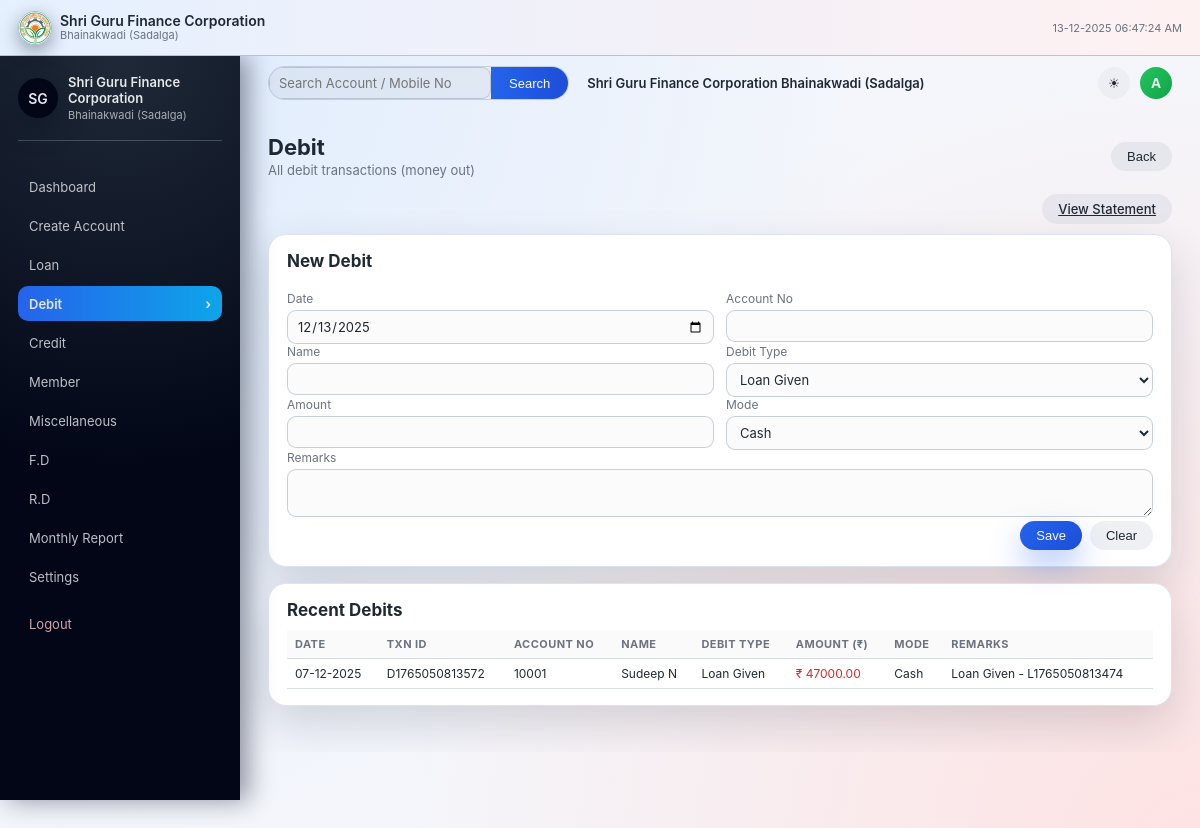
/debit (signed in), run on an earlier commit of the app's database.
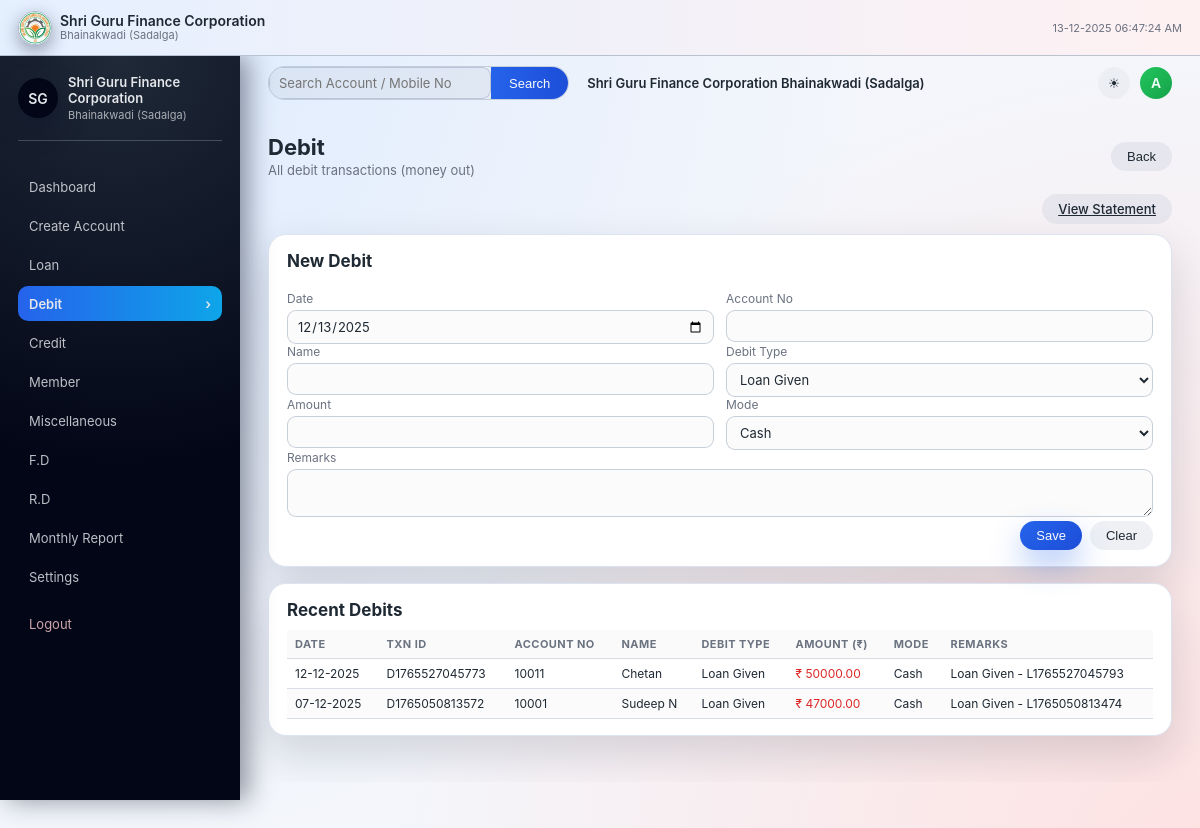
And on a later commit of the database.
### app.py (models this page shows)
class Debit(db.Model):
    id = db.Column(db.Integer, primary_key=True)
    transaction_id = db.Column(db.String(20), unique=True, nullable=False)
    date = db.Column(db.Date, default=date.today)
    account_no = db.Column(db.String(20), nullable=True)
    name = db.Column(db.String(120), nullable=True)
    debit_type = db.Column(db.String(50), nullable=False)
    amount = db.Column(db.Float, nullable=False)
    mode = db.Column(db.String(20), nullable=False)  # Cash / Transfer / Other
    remarks = db.Column(db.Text, nullable=True)

### app.py (the view, shortened to what this page needs)
@app.route("/debit", methods=["GET", "POST"])
@login_required
def debit():
    debits = Debit.query.order_by(Debit.date.desc(), Debit.id.desc()).limit(20).all()
    return render_template("debit.html", debits=debits)

### app.py (called while the page is built)
def login_required(view_func):
    from functools import wraps
    @wraps(view_func)
    def wrapped(*args, **kwargs):
        if "user_id" not in session:
            return redirect(url_for("login"))
        return view_func(*args, **kwargs)
    return wrapped

@app.context_processor
def inject_now():
    return {
        "now": datetime.utcnow(),
        "bank_name": "Shri Guru Finance Corporation Bhainakwadi (Sadalga)",
    }

### templates/debit.html (shortened to what this page needs)
{% extends "base.html" %}
{% block content %}
<div class="page-header">
    <div>
        <h2>Debit</h2>
        <p class="page-subtitle">All debit transactions (money out)</p>
    </div>
    <button type="button" class="btn-secondary no-print" onclick="window.history.back()">Back</button>
</div>
<div class="page-tools no-print">
    <a href="{{ url_for('debit_statement') }}" class="btn-secondary">View Statement</a>
</div>
<div class="card form-grid">
    <h3>New Debit</h3>
    <form method="post">
        <div class="form-row">
            <label>Date
                <input type="date" name="date" value="{{ now.date() }}">
            </label>
            <label>Account No
                <input type="text" name="account_no" id="debit-account-no" required>
            </label>
        </div>
        <div class="form-row">
            <label>Name
    <input type="text" name="name" data-member-name="1" readonly>
</label>
            <label>Debit Type
                <select name="debit_type">
                    <option>Loan Given</option>
                </select>
            </label>
        </div>
        <div class="form-row">
            <label>Amount
                <input type="number" name="amount" step="0.01" required>
            </label>
            <label>Mode
                <select name="mode">
                    <option>Cash</option>
                </select>
            </label>
        </div>
        <div class="form-row">
            <label>Remarks
                <textarea name="remarks" rows="2"></textarea>
            </label>
        </div>
        <div class="form-actions">
            <button type="submit" class="btn-primary">Save</button>
            <button type="reset" class="btn-secondary">Clear</button>
        </div>
    </form>
</div>
<div class="card table-card">
    <h3>Recent Debits</h3>
    <div class="table-wrapper">
        <table>
            <thead>
            <tr>
                <th>Date</th>
                <th>Txn ID</th>
                <th>Account No</th>
                <th>Name</th>
                <th>Debit Type</th>
                <th>Amount (₹)</th>
                <th>Mode</th>
                <th>Remarks</th>
            </tr>
            </thead>
            <tbody>
            {% for d in debits %}
                <tr>
                    <td>{{ d.date.strftime('%d-%m-%Y') if d.date else '' }}</td>
                    <td>{{ d.transaction_id }}</td>
                    <td>{{ d.account_no or '-' }}</td>
                    <td>{{ d.name or '-' }}</td>
                    <td>{{ d.debit_type }}</td>
                    <td class="amount-debit">₹ {{ '%.2f'|format(d.amount) }}</td>
                    <td>{{ d.mode }}</td>
                    <td>{{ d.remarks or '-' }}</td>
                </tr>
            {% else %}
                <tr><td colspan="8">No debit transactions found.</td></tr>
            {% endfor %}
            </tbody>
        </table>
    </div>
</div>
{% endblock %}

What changed in the data, as far as the page shows it:
added Debit: date "12-12-2025", transaction_id "D1765527045773", account_no "10011", name "Chetan", debit_type "Loan Given", amount "50000.00", mode "Cash", remarks "Loan Given - L1765527045793"
